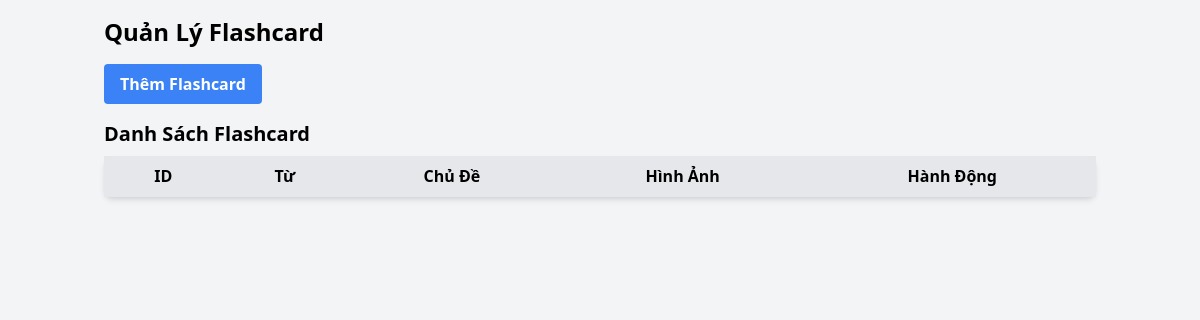
Page /admin/pages/form_flashcard_manager.php on the earlier database version.
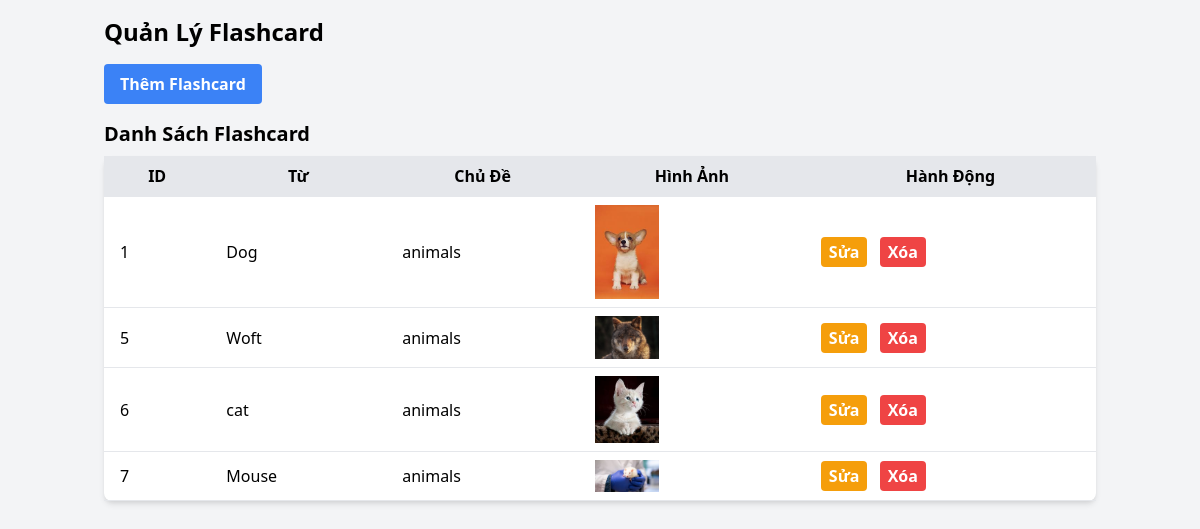
Same page on the later database version.
### tables this page shows
CREATE TABLE `flashcards` (
  `id` int(11) NOT NULL,
  `word` varchar(255) NOT NULL,
  `image` varchar(255) NOT NULL,
  `topic` varchar(255) NOT NULL
);

### admin/pages/form_flashcard_manager.php (the view, shortened to what this page needs)
<?php
include '../../config/conn.php';
$sql = "SELECT * FROM flashcards";
$result = $conn->query($sql);
$flashcards = [];
if ($result->num_rows > 0) {
    while ($row = $result->fetch_assoc()) {
        $flashcards[] = $row;
    }
}
?>
<!DOCTYPE html>
<html lang="vi">
<head>
    <link href="https://cdn.jsdelivr.net/npm/tailwindcss@2.2.19/dist/tailwind.min.css" rel="stylesheet">
</head>
<body class="bg-gray-100">
    <div class="container mx-auto p-4">
        <h1 class="text-2xl font-semibold mb-4">Quản Lý Flashcard</h1>
        <a href="../../admin/includes/logic/add_flashcard_manager.php" class="mb-4 inline-block">
            <button class="bg-blue-500 hover:bg-blue-700 text-white font-bold py-2 px-4 rounded">Thêm Flashcard</button>
        </a>
        <h2 class="text-xl font-semibold mb-2">Danh Sách Flashcard</h2>
        <table class="min-w-full bg-white rounded-lg shadow-md">
            <thead>
                <tr class="bg-gray-200">
                    <th class="py-2 px-4 border-b">ID</th>
                    <th class="py-2 px-4 border-b">Từ</th>
                    <th class="py-2 px-4 border-b">Chủ Đề</th>
                    <th class="py-2 px-4 border-b">Hình Ảnh</th>
                    <th class="py-2 px-4 border-b">Hành Động</th>
                </tr>
            </thead>
            <tbody>
                <?php foreach ($flashcards as $flashcard): ?>
                    <tr class="hover:bg-gray-100">
                        <td class="py-2 px-4 border-b"><?php echo htmlspecialchars($flashcard['id']); ?></td>
                        <td class="py-2 px-4 border-b"><?php echo htmlspecialchars($flashcard['word']); ?></td>
                        <td class="py-2 px-4 border-b"><?php echo htmlspecialchars($flashcard['topic']); ?></td>
                        <td class="py-2 px-4 border-b">
                            <?php
                            $imageSrc = '../../admin/assets/images/' . basename($flashcard['image']);
                            ?>
                            <img src="<?php echo htmlspecialchars($imageSrc); ?>" alt="Hình ảnh" class="w-16 h-auto">
                        </td>
                        <td class="py-2 px-4 border-b">
                            <a href="../../admin/includes/logic/edit_flashcard_manager.php?id=<?php echo $flashcard['id']; ?>" class="bg-yellow-500 hover:bg-yellow-700 text-white font-bold py-1 px-2 rounded mr-2">Sửa</a>
                            <a href="../../admin/includes/logic/delete_flashcard_manager.php?id=<?php echo $flashcard['id']; ?>" class="bg-red-500 hover:bg-red-700 text-white font-bold py-1 px-2 rounded" onclick="return confirm('Bạn có chắc chắn muốn xóa flashcard này không?');">Xóa</a>
                        </td>
                    </tr>
                <?php endforeach; ?>
            </tbody>
        </table>
    </div>
</body>
</html>

Differences in the rows shown:
added flashcards: id "1", word "Dog", topic "animals", image (picture)
added flashcards: id "5", word "Woft", topic "animals", image (picture)
added flashcards: id "6", word "cat", topic "animals", image (picture)
added flashcards: id "7", word "Mouse", topic "animals", image (picture)
